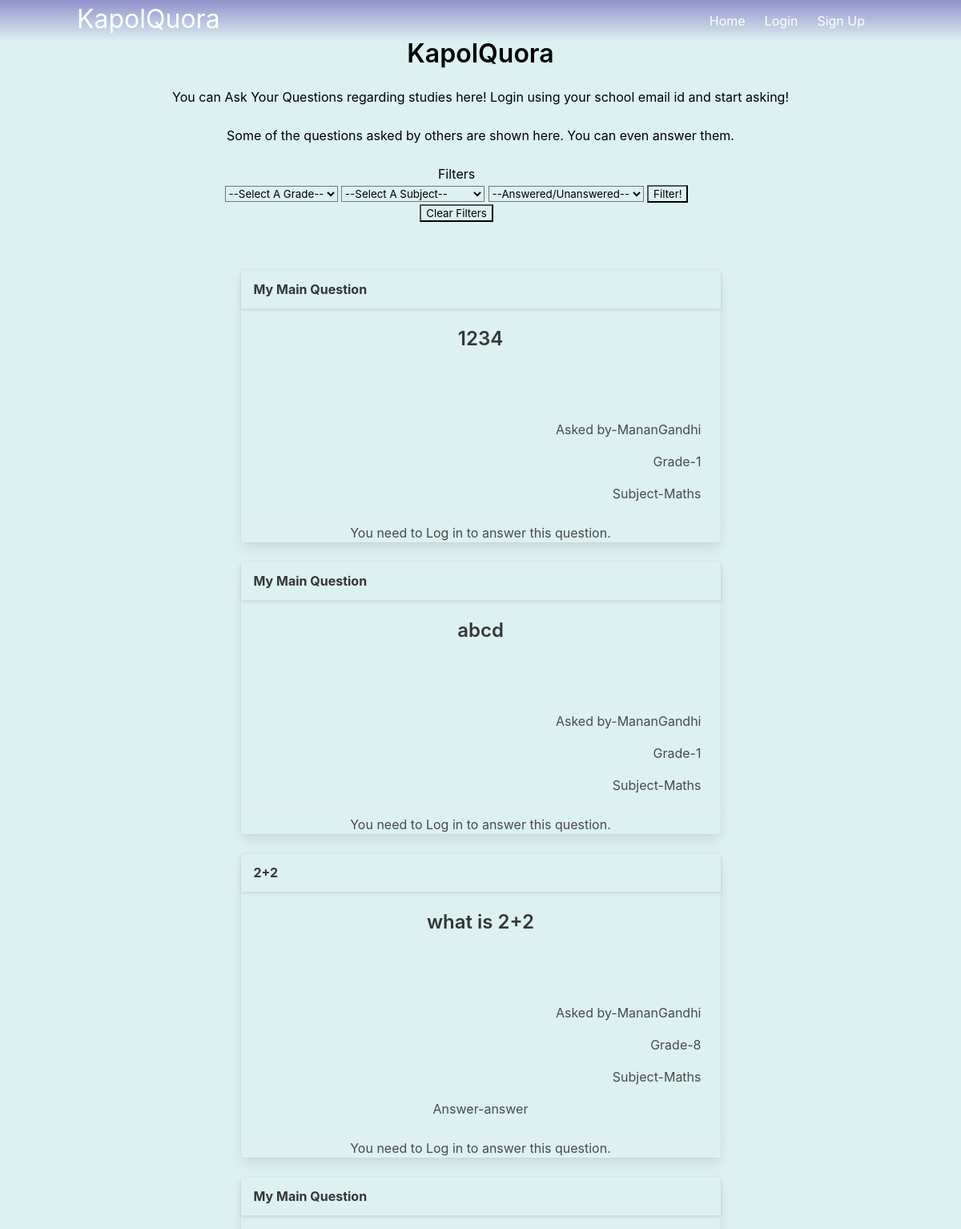
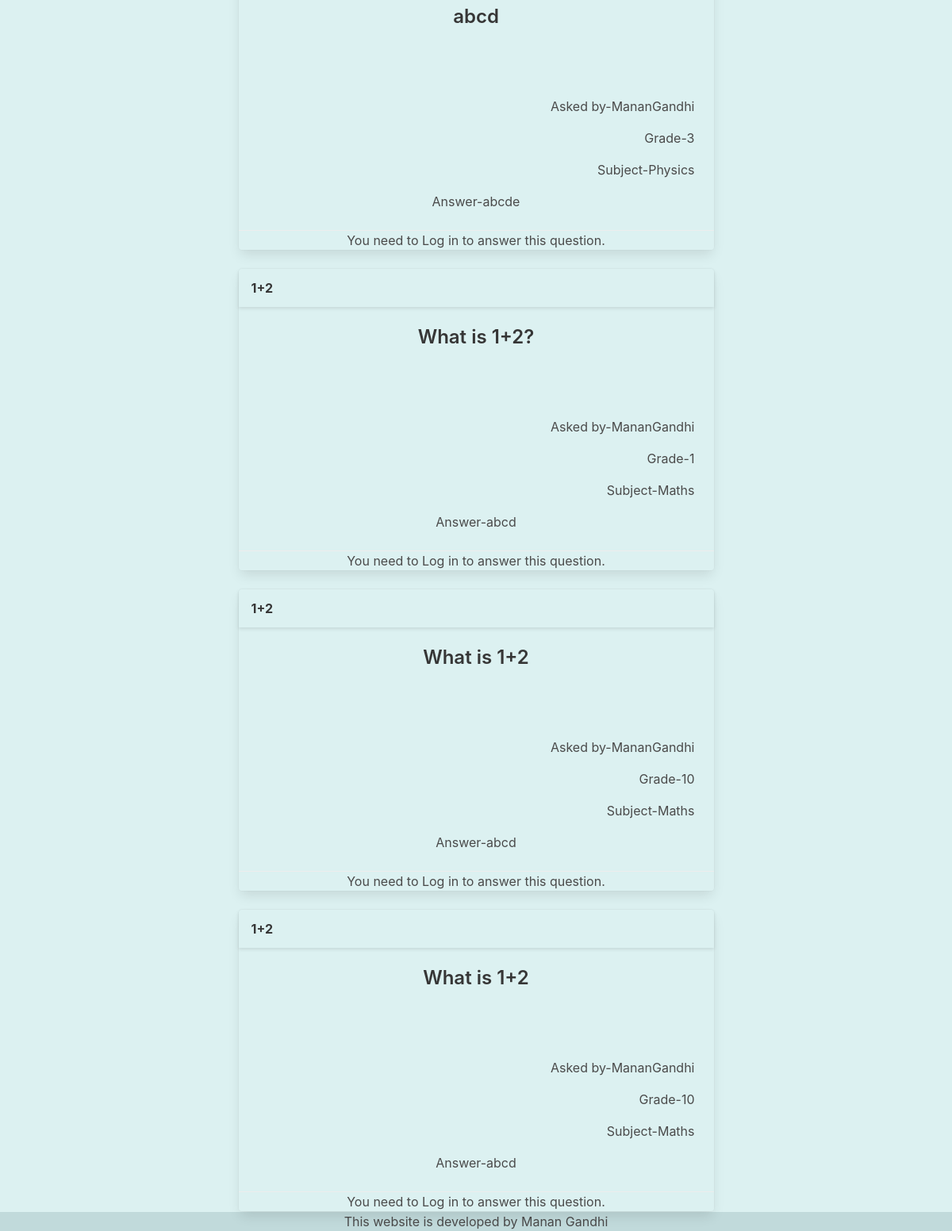
Before: / with the older database file (2 pictures, top to bottom).
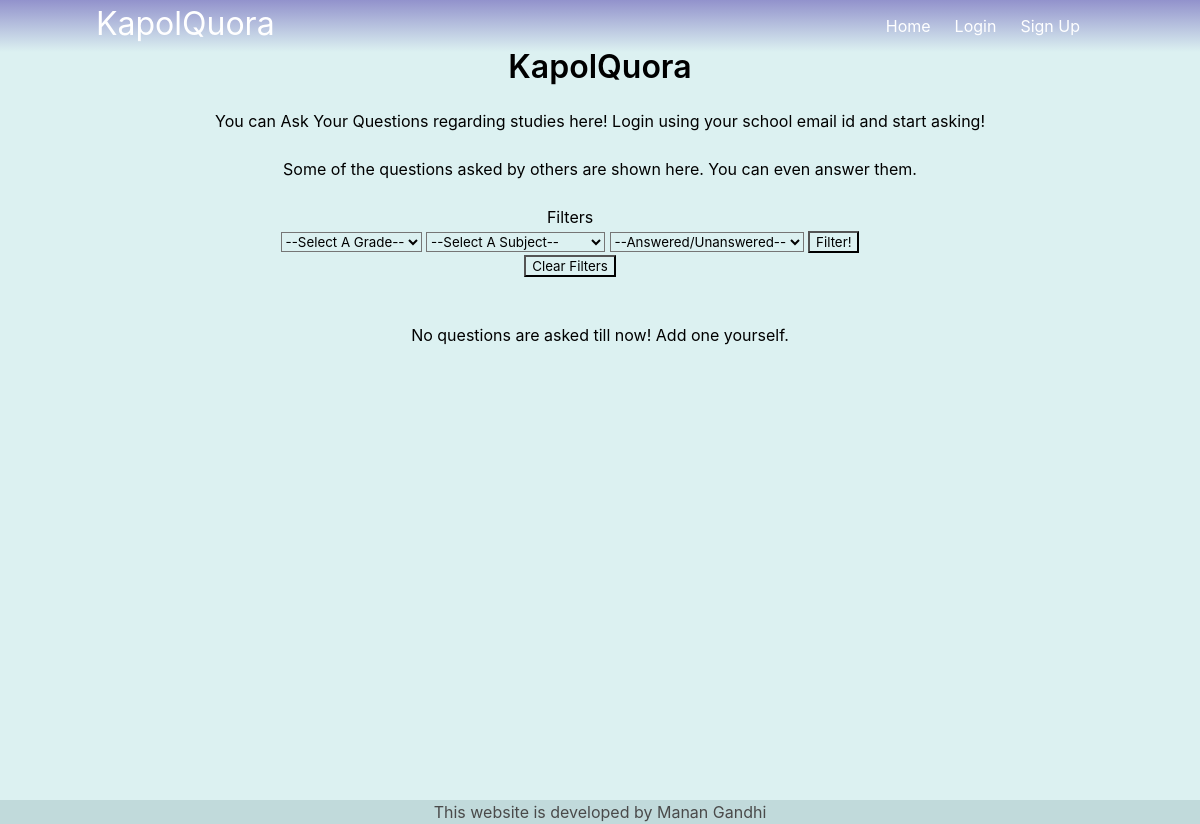
After: the same page with the newer database file.
### models.py (models this page shows)
class Questions(db.Model):
    sno=db.Column(db.Integer, primary_key=True)
    question=db.Column(db.String(1000))
    description=db.Column(db.String(100000))
    author=db.Column(db.String(1000))
    std=db.Column(db.Integer())
    answer=db.Column(db.String(100000))
    subject=db.Column(db.String(100))

### main.py (the view)
@main.route('/')
def index():
    return render_template('index.html', data=Questions.query.all()[::-1])

### templates/index.html (shortened to what this page needs)
{% extends "base.html" %}
{% block content %}
<div style="position:relative; top:0%; text-align: center;">
<h1 class="title" style="color:black">KapolQuora</h1>
<h2 style="color:black">You can Ask Your Questions regarding studies here! Login using your school email id and start asking!</h2><br>
<h5 style="color:black">Some of the questions asked by others are shown here. You can even answer them.</h5><br>
<div style="margin:auto; padding-right:5%; padding-bottom: 3%;">
<form action="/" method="POST">
  <p style="color:black">Filters</p>
    <select id="std" name="std" style="background-color: transparent">
        <option disabled value="all" selected>--Select A Grade--</option>
    </select>
    <select id="subject" name="subject" style="background-color:transparent;"><option selected disabled value="all">--Select A Subject--</option>
    </select>
    <select id="answered" name="answered" style="background-color:transparent;"><option selected disabled value="all">--Answered/Unanswered--</option>
    </select>
    <input style="background-color: transparent;" type="submit" value="Filter!">
  </form>
  <form action="/" method="POST"><input type="submit" value="Clear Filters" style="background-color: transparent;"></form>
</div>
{% if data %}
{% for x in data %}
<br>
<div class="card" style="text-align: center; margin:auto; width: 50%; background-color: transparent;">
    <div class="card-header" style="align-content: center;">
      <p class="card-header-title" style="align-content: center;">
        {{x.question}}
      </p>
    </div>
    <div class="card-content">
      <div class="content">
            <h3>{{x.description}}</h3>
        <br><br><br>
            <p style="text-align:end">Asked by-{{x.author}}</p>
            <p style="text-align:end">Grade-{{x.std}}</p>
            <p style="text-align:end">Subject-{{x.subject}}</p>
            {% if x.answer %}
              <p>Answer-{{x.answer}}</p>
            {% endif %}
      </div>
    </div>
    {% if current_user.is_authenticated and x.answer %}
    {% else %}
    <footer class="card-footer"><p style="text-align: center; margin:auto;">You need to Log in to answer this question.</p></footer>
    {% endif %}
  </div>
</div>
{% endfor %}
{% else %}
    <h4 style="padding-top:10px; color:black">No questions are asked till now! Add one yourself.</h4>
{% endif %}
{% endblock %}

### templates/base.html (shortened to what this page needs)
<!DOCTYPE html>
<html>
<head>
    <link rel="stylesheet" href="https://cdnjs.cloudflare.com/ajax/libs/bulma/0.7.2/css/bulma.min.css" />
</head>
<body>
    <section class="hero is-primary is-fullheight" style="background-color: rgb(220, 241, 241); padding: 1px;">
        <div class="hero-head">
            <nav class="navbar is-fixed-top" style="background-image: linear-gradient( rgb(146, 146, 204), rgb(220, 241, 241));">
                <div class="container">
                    <div class="navbar-brand">
                        <a class="navbar-brand" style="font-size:xx-large;" href="{{url_for('main.index')}}">KapolQuora</a>
                    </div>
                    <div id="navid" class="navbar-menu" style="background-color: transparent;">
                        <div class="navbar-end">
                            <a href="{{ url_for('main.index') }}" class="navbar-item">
                                Home
                            </a>
                            {% if not current_user.is_authenticated %}
                            <a href="{{ url_for('auth.login') }}" class="navbar-item">
                                Login
                            </a>
                            <a href="{{ url_for('auth.signup') }}" class="navbar-item">
                                Sign Up
                            </a>
                            {% endif %}
                        </div>
                    </div>
                </div>
            </nav>
            <br><br>
						{% block content %}
            {% endblock %}
        </div>
    </section>
		<footer style="text-align: center; background-color: rgb(193, 218, 219);">This website is developed by Manan Gandhi</footer>
</body>
</html>

### templates/base.html (style rules this page uses)
html { --scrollbarBG: transparent; --thumbBG: #90A4AE; }

Changed rows visible on the page:
removed Questions: question "My Main Question", description "1234", author "MananGandhi", std "1", subject "Maths"
removed Questions: question "My Main Question", description "abcd", author "MananGandhi", std "1", subject "Maths"
removed Questions: question "2+2", description "what is 2+2", author "MananGandhi", std "8", subject "Maths", answer "answer"
removed Questions: question "My Main Question", description "abcd", author "MananGandhi", std "3", subject "Physics", answer "abcde"
removed Questions: question "1+2", description "What is 1+2?", author "MananGandhi", std "1", subject "Maths", answer "abcd"
removed Questions: question "1+2", description "What is 1+2", author "MananGandhi", std "10", subject "Maths", answer "abcd"
removed Questions: question "1+2", description "What is 1+2", author "MananGandhi", std "10", subject "Maths", answer "abcd"
Other visible differences:
text now shown: "No questions are asked till now! Add one yourself."
